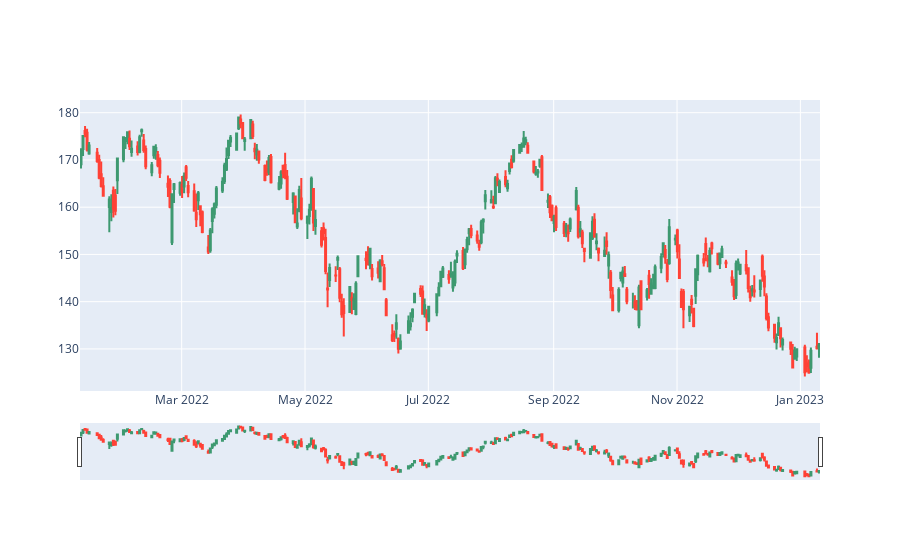

The notebook cell this image was saved under:
### Code cell
ticker = "AAPL"

# List Aggregates (Bars)
bars = client.get_aggs(ticker=ticker, multiplier=1, timespan="day", from_="2022-01-09", to="2023-01-10")
df = pd.DataFrame(bars)
df['date'] = pd.to_datetime(df['timestamp'], unit='ms')
# df

fig = go.Figure(data=[go.Candlestick(x=df['date'],
                open=df['open'],
                high=df['high'],
                low=df['low'],
                close=df['close'])])

fig.show()

### Figure 1 — Plotly figure (JSON) as saved in the notebook; plotly's stock layout.template omitted (floating-point values rounded to 4 significant figures; data arrays with more than 128 entries replaced by an {"elided": "..."} marker saying what was removed)
{"data": [{"close": {"elided": "252 float values"}, "high": {"elided": "252 float values"}, "low": {"elided": "252 float values"}, "open": {"elided": "252 float values"}, "type": "candlestick", "x": {"elided": "252 str values"}}], "layout": {}}
